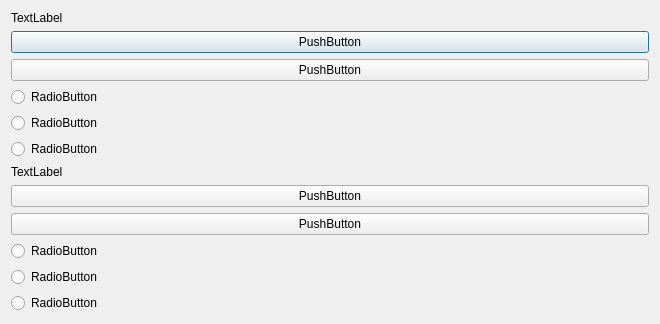
<?xml version="1.0" encoding="UTF-8"?>
<ui version="4.0">
 <class>Dialog</class>
 <widget class="QDialog" name="Dialog">
  <property name="geometry">
   <rect>
    <x>0</x>
    <y>0</y>
    <width>660</width>
    <height>242</height>
   </rect>
  </property>
  <property name="windowTitle">
   <string>Dialog</string>
  </property>
  <layout class="QVBoxLayout" name="verticalLayout_3">
   <item>
    <layout class="QVBoxLayout" name="verticalLayout">
     <item>
      <widget class="QLabel" name="label">
       <property name="text">
        <string>TextLabel</string>
       </property>
      </widget>
     </item>
     <item>
      <widget class="QPushButton" name="pushButton">
       <property name="text">
        <string>PushButton</string>
       </property>
      </widget>
     </item>
     <item>
      <widget class="QPushButton" name="pushButton_2">
       <property name="text">
        <string>PushButton</string>
       </property>
      </widget>
     </item>
     <item>
      <widget class="QRadioButton" name="radioButton">
       <property name="text">
        <string>RadioButton</string>
       </property>
      </widget>
     </item>
     <item>
      <widget class="QRadioButton" name="radioButton_2">
       <property name="text">
        <string>RadioButton</string>
       </property>
      </widget>
     </item>
     <item>
      <widget class="QRadioButton" name="radioButton_3">
       <property name="text">
        <string>RadioButton</string>
       </property>
      </widget>
     </item>
    </layout>
   </item>
   <item>
    <layout class="QVBoxLayout" name="verticalLayout_2">
     <item>
      <widget class="QLabel" name="label_2">
       <property name="text">
        <string>TextLabel</string>
       </property>
      </widget>
     </item>
     <item>
      <widget class="QPushButton" name="pushButton_3">
       <property name="text">
        <string>PushButton</string>
       </property>
      </widget>
     </item>
     <item>
      <widget class="QPushButton" name="pushButton_4">
       <property name="text">
        <string>PushButton</string>
       </property>
      </widget>
     </item>
     <item>
      <widget class="QRadioButton" name="radioButton_4">
       <property name="text">
        <string>RadioButton</string>
       </property>
      </widget>
     </item>
     <item>
      <widget class="QRadioButton" name="radioButton_5">
       <property name="text">
        <string>RadioButton</string>
       </property>
      </widget>
     </item>
     <item>
      <widget class="QRadioButton" name="radioButton_6">
       <property name="text">
        <string>RadioButton</string>
       </property>
      </widget>
     </item>
    </layout>
   </item>
  </layout>
 </widget>
 <resources/>
 <connections/>
</ui>
